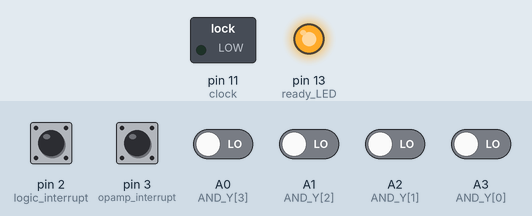
Recording of a sketch running on a simulated Arduino Uno, built with avr-gcc and run on an emulated ATmega328P. Shown: switched loads named in the sketch (green lamp = pin HIGH), output pins drawn as LEDs (lit = HIGH). Inputs (shaded band) come from the test bench; at power-on: pin 2 (logic_interrupt), pin 3 (opamp_interrupt) HIGH, A0 (AND_Y[3]), A1 (AND_Y[2]), A2 (AND_Y[1]), A3 (AND_Y[0]) LOW. Pins used as bus, display or sensor lines are not drawn; what the sketch prints to the serial monitor is not drawn.

Above: at 1.2 s.
1.3 s: pin 2 (logic_interrupt) pulled LOW for 0.15 s
At 1.57 s:
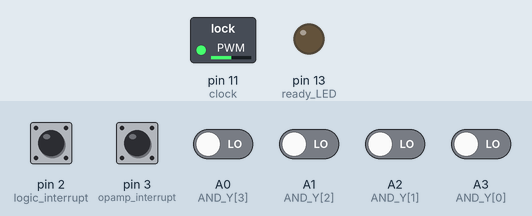
3.3 s: pin 2 (logic_interrupt) pulled LOW for 1 s
At 4.5 s:
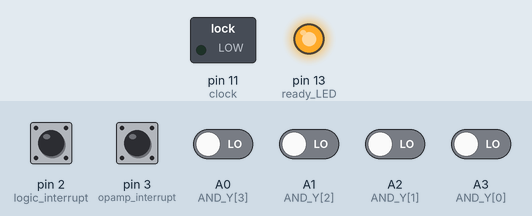
5.8 s: pin 2 (logic_interrupt) pulsed LOW 5 times (0.12 s each, 0.3 s apart)
At 7.44 s:
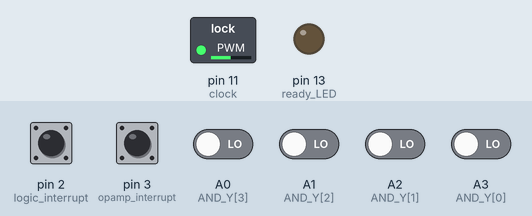
Timing chart, 0 to 9.4 s (numbered marks = the images above; inputs shaded):
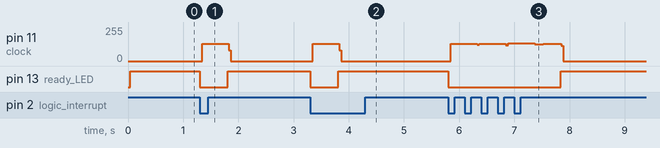

The sketch:

Capstone_Beta_4.0.ino
```cpp
/*******************************
James Solonika

Portland Community College
EET 256
Spring 2015
Capstone Project

Beta v3.3
Logic  Tester:


Check the function of the inserted chip
and determine if it is a functioning AND, OR, NAND,
or non-functioning. Full counter spread
requides an array with 256 values to compare.
Logic array is stored in EEPROM
*******************************/

//Includes
#include <EEPROM.h>

//Set Pin Assingments
//LEDS
const int DMUX_A = 9;
const int DMUX_B = 8;
const int DMUX_C = 7;
const int ready_LED = 13;

//Buttons
const int logic_interrupt = 2;
const int opamp_interrupt = 3;
//Logic
const int clock = 11;
const int reset = 12;
//Inputs
const int AND_Y[4] = {A3,A2,A1,A0};

//timing constants
const int chip_delay = 1; //clock speed for counter chip
const int visual_delay = 1; //optional slow down for visual checking

//EEPROM Address Offsets
const int OR_Offset = 256;
const int NAND_Offset = 512;
const int NOR_Offset = 768;

//XOR Table
const int XOR_Table[256] = {
  0,1,1,0,2,3,3,2,2,3,3,2,0,3,1,0,
  4,5,5,4,6,7,7,6,6,7,7,6,4,7,5,4,
  4,5,5,4,6,7,7,6,6,7,7,6,4,7,5,4,
  0,1,1,0,2,3,3,2,2,3,3,2,0,3,1,0,
  8,9,9,8,10,11,11,10,10,11,11,10,8,11,9,8,
  12,13,13,12,14,15,15,14,14,15,15,14,12,15,13,12,
  12,13,13,12,14,15,15,14,14,15,15,14,12,15,13,12,
  8,9,9,8,10,11,11,10,10,11,11,10,8,11,9,8,
  8,9,9,8,10,11,11,10,10,11,11,10,8,11,9,8,
  12,13,13,12,14,15,15,14,14,15,15,14,12,15,13,12,
  12,13,13,12,14,15,15,14,14,15,15,14,12,15,13,12,
  8,9,9,8,10,11,11,10,10,11,11,10,8,11,9,8,
  0,1,1,0,2,3,3,2,2,3,3,2,0,3,1,0,
  4,5,5,4,6,7,7,6,6,7,7,6,4,7,5,4,
  4,5,5,4,6,7,7,6,6,7,7,6,4,7,5,4,
  0,1,1,0,2,3,3,2,2,3,3,2,0,3,1,0
};

void setup() {

  //Begin Processes
  Serial.begin(9600);
  interrupts();

  //set interrupts
  attachInterrupt(0, test_logic_func, FALLING);
  attachInterrupt(1, test_opamp_func, FALLING);

  // Set Input Pins
  for (int k = 0; k < 4; k++)
    pinMode(AND_Y[k], INPUT);

  //Set Output Pins
  pinMode(clock, OUTPUT);
  pinMode(reset, OUTPUT);

  pinMode(ready_LED, OUTPUT);

  pinMode(DMUX_A, OUTPUT);
  pinMode(DMUX_B, OUTPUT);
  pinMode(DMUX_C, OUTPUT);

  //Set input pins
  pinMode(logic_interrupt, INPUT);
  pinMode(opamp_interrupt, INPUT);

  //Initialize outputs
  digitalWrite(clock, LOW);
  digitalWrite(reset, HIGH);

  //Initial Serial message
  Serial.println("*********************");
  Serial.print('\n');
  Serial.print("Welcome to AND Checker.");
  Serial.print('\n');
  Serial.print("Program has begun.");
  Serial.print('\n');
  Serial.print("******************************");
  Serial.print('\n');
  Serial.print('\n');
  Serial.print('\n');

  set_DMUX(7);
}

void loop() {
  digitalWrite(ready_LED, HIGH);
}

void test_logic_func()
{
  set_DMUX(7);
  digitalWrite(ready_LED, LOW);

  // temp variables
  int i, j; //loop counters
  int n; //temp variable
  // logic storage
  boolean is_and = true;
  boolean is_or = true;
  boolean is_nand = true;
  boolean is_nor = true;
  boolean is_xor = true;
  int output_array[5] = {0,0,0,0,0};


  digitalWrite(reset, HIGH);
  delay(10);
  digitalWrite(reset, LOW);

  for (i = 0; i < 256; i++)
  {


     for (j = 0; j < 4; j++)
     {
       output_array[j] = digitalRead(AND_Y[j]);
     }

     if (output_array[0] == 1)
       output_array[4] += 8;
     if (output_array[1] == 1)
       output_array[4] += 4;
     if (output_array[2] == 1)
       output_array[4] += 2;
     if (output_array[3] == 1)
       output_array[4] += 1;

     /*
     Serial.print(i);
     Serial.print(" - ");
     Serial.print(output_array[4]);
     */

     if (output_array[4] != EEPROM.read(i))
       is_and = false;

     /*
     Serial.print(" - ");
     Serial.print(EEPROM.read(i));
     Serial.print(" - ");
     Serial.println(is_and);
     */

       n = i;
       n += OR_Offset;
     if (output_array[4] != EEPROM.read(n))
       is_or = false;

     /*
     Serial.print(" - ");
     Serial.print(EEPROM.read(n));
     Serial.print(" - ");
     Serial.println(is_or);
     */

       n = i;
       n += NAND_Offset;
     if (output_array[4] != EEPROM.read(n))
       is_nand = false;

     /*
     Serial.print(" - ");
     Serial.print(EEPROM.read(n));
     Serial.print(" - ");
     Serial.println(is_nand);
     */

       n = i;
       n += NOR_Offset;
     if (output_array[4] != EEPROM.read(n))
       is_nor = false;

     /*
     Serial.print(" - ");
     Serial.print(EEPROM.read(n));
     Serial.print(" - ");
     Serial.println(is_nor);
     */

     if (output_array[4] != XOR_Table[i])
       is_xor = false;

     /*
     Serial.print(" - ");
     Serial.print(XOR_Table[i]);
     Serial.print(" - ");
     Serial.println(is_xor);
     */

     output_array[4] = 0;

     //clocking at end so program begins with all outputs at 0
     digitalWrite(clock, HIGH);
     delay(chip_delay); //let chip sense clock
     digitalWrite(clock, LOW);
     delay(visual_delay); //insert pause for visual verification
  }

  if (is_and == true)
    set_DMUX(1);
  else if (is_or == true)
    set_DMUX(2);
  else if (is_nand == true)
    set_DMUX(3);
  else if (is_nor == true)
    set_DMUX(4);
  else if (is_xor == true)
    set_DMUX(5);
  else
    set_DMUX(0);

}

void test_opamp_func() {

}

void set_DMUX(int num) {
 if (num == 0)
 {
   digitalWrite(DMUX_A, LOW);
   digitalWrite(DMUX_B, LOW);
   digitalWrite(DMUX_C, LOW);
 }
 else if (num == 1)
 {
   digitalWrite(DMUX_A, HIGH);
   digitalWrite(DMUX_B, LOW);
   digitalWrite(DMUX_C, LOW);
 }
 else if (num == 2)
 {
   digitalWrite(DMUX_A, LOW);
   digitalWrite(DMUX_B, HIGH);
   digitalWrite(DMUX_C, LOW);
 }
 else if (num == 3)
 {
   digitalWrite(DMUX_A, HIGH);
   digitalWrite(DMUX_B, HIGH);
   digitalWrite(DMUX_C, LOW);
 }
 else if (num == 4)
 {
   digitalWrite(DMUX_A, LOW);
   digitalWrite(DMUX_B, LOW);
   digitalWrite(DMUX_C, HIGH);
 }
 else if (num == 5)
 {
   digitalWrite(DMUX_A, HIGH);
   digitalWrite(DMUX_B, LOW);
   digitalWrite(DMUX_C, HIGH);
 }
 else if (num == 6)
 {
   digitalWrite(DMUX_A, LOW);
   digitalWrite(DMUX_B, HIGH);
   digitalWrite(DMUX_C, HIGH);
 }
 else if (num == 7)
 {
   digitalWrite(DMUX_A, HIGH);
   digitalWrite(DMUX_B, HIGH);
   digitalWrite(DMUX_C, HIGH);
 }

}
```

Measured:
- after the input at 1.3 s, pin 11 (clock): 0/255 → 129/255 after 0.05 s, → 0/255 0.48 s later; pin 13 (ready_LED): HIGH → LOW at once, → HIGH 0.51 s later
- after the input at 3.3 s, pin 11 (clock): 0/255 → 129/255 after 0.05 s, → 0/255 0.48 s later; pin 13 (ready_LED): HIGH → LOW at once, → HIGH 0.51 s later
